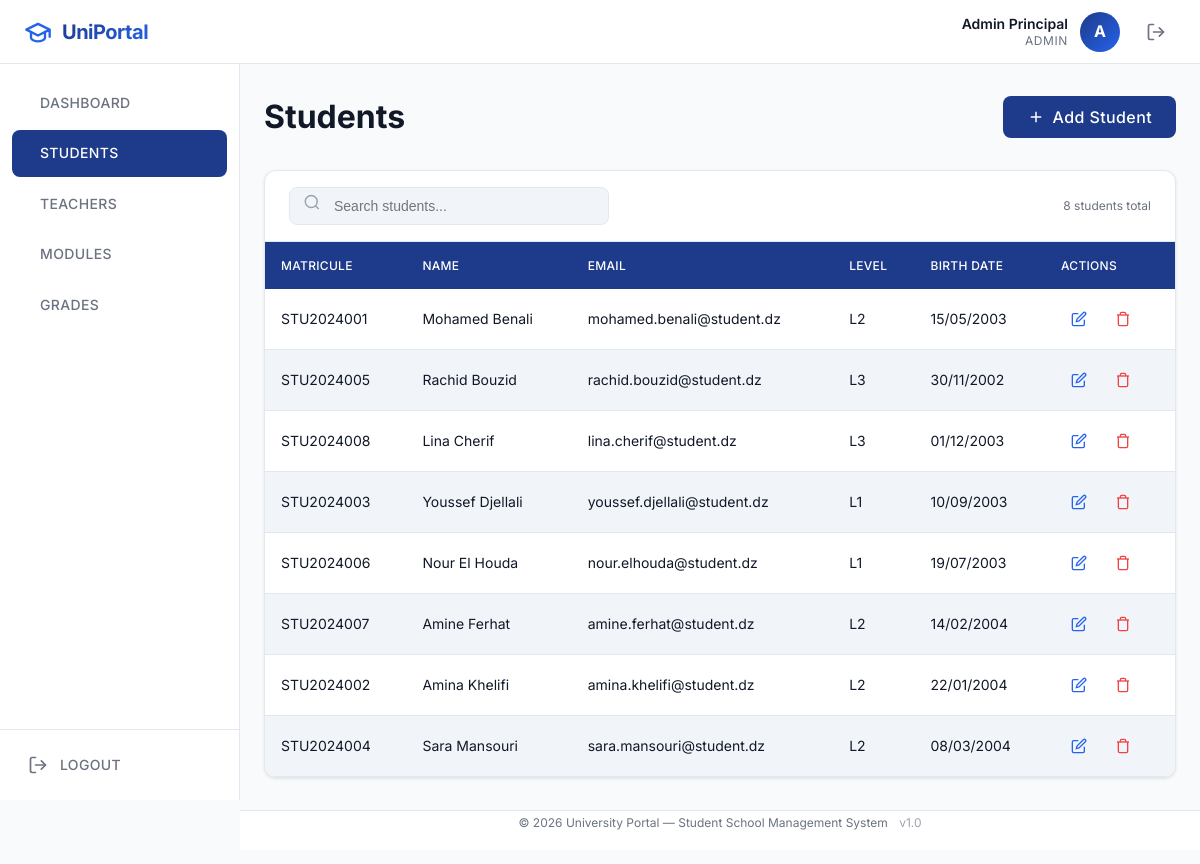
The app's page /admin/students.php (signed in) with its own data.
### tables this page shows
CREATE TABLE IF NOT EXISTS students (
    id          INT AUTO_INCREMENT PRIMARY KEY,
    matricule   VARCHAR(20)     NOT NULL UNIQUE,
    first_name  VARCHAR(100)    NOT NULL,
    last_name   VARCHAR(100)    NOT NULL,
    birth_date  DATE            NULL,
    email       VARCHAR(150)    NOT NULL UNIQUE,
    password    VARCHAR(255)    NOT NULL,
    level       VARCHAR(20)     NOT NULL DEFAULT 'L1',
    created_at  TIMESTAMP       DEFAULT CURRENT_TIMESTAMP,
    INDEX idx_student_matricule (matricule),
    INDEX idx_student_email (email),
    INDEX idx_student_level (level)
);

### includes/auth.php (called while the page is built, shortened)
<?php
function e(string $value): string
{
    return htmlspecialchars($value, ENT_QUOTES, 'UTF-8');
}

### admin/students.php (the view, shortened to what this page needs)
<?php
require_once __DIR__ . '/../includes/auth.php';
require_once __DIR__ . '/../config/database.php';
$students = $pdo->query("SELECT * FROM students ORDER BY last_name, first_name")->fetchAll();
include __DIR__ . '/../includes/header.php';
include __DIR__ . '/../includes/sidebar.php';
?>
<div class="page-header">
    <h1>Students</h1>
    <button class="btn btn-primary" onclick="openModal('student-modal')">
        <svg width="18" height="18" viewBox="0 0 24 24" fill="none" stroke="currentColor" stroke-width="2"><line x1="12" y1="5" x2="12" y2="19"/><line x1="5" y1="12" x2="19" y2="12"/></svg>
        Add Student
    </button>
</div>
<div class="table-container">
    <div class="table-toolbar">
        <div class="search-box">
            <span class="search-icon">
            </span>
            <input type="text" placeholder="Search students..." data-search-table="students-table">
        </div>
        <span class="text-small"><?php echo count($students); ?> students total</span>
    </div>
    <table id="students-table" class="responsive-table">
        <thead>
            <tr>
                <th>Matricule</th>
                <th>Name</th>
                <th>Email</th>
                <th>Level</th>
                <th>Birth Date</th>
                <th>Actions</th>
            </tr>
        </thead>
        <tbody>
            <?php if (empty($students)): ?>
                <tr><td colspan="6" class="empty-state"><p>No students found</p></td></tr>
            <?php else: ?>
                <?php foreach ($students as $s): ?>
                    <tr>
                        <td data-label="Matricule"><?php echo e($s['matricule']); ?></td>
                        <td data-label="Name"><?php echo e($s['first_name'] . ' ' . $s['last_name']); ?></td>
                        <td data-label="Email"><?php echo e($s['email']); ?></td>
                        <td data-label="Level"><?php echo e($s['level']); ?></td>
                        <td data-label="Birth Date"><?php echo $s['birth_date'] ? date('d/m/Y', strtotime($s['birth_date'])) : '—'; ?></td>
                        <td data-label="Actions">
                            <div class="action-btns">
                                <button class="btn-edit" onclick="editStudent(<?php echo htmlspecialchars(json_encode($s), ENT_QUOTES); ?>)" title="Edit">
                                    <svg width="16" height="16" viewBox="0 0 24 24" fill="none" stroke="currentColor" stroke-width="2"><path d="M11 4H4a2 2 0 0 0-2 2v14a2 2 0 0 0 2 2h14a2 2 0 0 0 2-2v-7"/><path d="M18.5 2.5a2.121 2.121 0 0 1 3 3L12 15l-4 1 1-4 9.5-9.5z"/></svg>
                                </button>
                                <form method="POST" id="delete-student-<?php echo $s['id']; ?>" style="display:inline;">
                                    <button type="button" class="btn-delete" onclick="confirmDelete('Delete this student? All their grades will also be removed.', 'delete-student-<?php echo $s['id']; ?>')" title="Delete">
                                        <svg width="16" height="16" viewBox="0 0 24 24" fill="none" stroke="currentColor" stroke-width="2"><polyline points="3 6 5 6 21 6"/><path d="M19 6v14a2 2 0 0 1-2 2H7a2 2 0 0 1-2-2V6m3 0V4a2 2 0 0 1 2-2h4a2 2 0 0 1 2 2v2"/></svg>
                                    </button>
                                </form>
                            </div>
                        </td>
                    </tr>
                <?php endforeach; ?>
            <?php endif; ?>
        </tbody>
    </table>
</div>
<?php include __DIR__ . '/../includes/footer.php'; ?>

### assets/css/style.css (style rules this page uses)
:root { --primary: #1e3a8a; --secondary: #2563eb; --bg: #f8fafc; --text: #111827; --success: #22c55e; --danger: #ef4444; --white: #ffffff; --gray-100: #f1f5f9; --gray-200: #e2e8f0; --gray-400: #9ca3af; --gray-500: #6b7280; --primary-80: rgba(30, 58, 138, 0.8); --header-h: 64px; --sidebar-w: 240px; --footer-h: 40px; --radius: 8px; --radius-lg: 12px; --z-header: 1000; --z-sidebar: 900; --z-modal: 2000; --z-toast: 2500; --shadow-sm: 0 1px 3px rgba(0,0,0,0.1); --shadow-md: 0 4px 12px rgba(0,0,0,0.12); --shadow-lg: 0 10px 30px rgba(0,0,0,0.15); --transition: 0.3s ease; }
*, *::before, *::after { margin: 0; padding: 0; box-sizing: border-box; }
html { font-size: 16px; scroll-behavior: smooth; }
body { font-family: 'Inter', Arial, sans-serif; color: var(--text); background: var(--bg); line-height: 1.6; min-height: 100vh; -webkit-font-smoothing: antialiased; -moz-osx-font-smoothing: grayscale; }
h1 { font-size: 32px; font-weight: 700; line-height: 1.3; margin-bottom: 16px; }
small, .text-small { font-size: 12px; color: var(--gray-500); }
.page-header { display: flex; align-items: center; justify-content: space-between; flex-wrap: wrap; gap: 16px; margin-bottom: 32px; }
.page-header h1 { margin-bottom: 0; }
.btn { display: inline-flex; align-items: center; justify-content: center; gap: 8px; padding: 12px 24px; border: none; border-radius: var(--radius); font-family: inherit; font-size: 16px; font-weight: 500; letter-spacing: 0.025em; cursor: pointer; transition: all var(--transition); line-height: 1; text-decoration: none; }
.btn-primary { background: var(--primary); color: var(--white); }
.table-container { background: var(--white); border: 1px solid var(--gray-200); border-radius: var(--radius-lg); overflow: hidden; box-shadow: var(--shadow-sm); }
.table-toolbar { display: flex; align-items: center; justify-content: space-between; flex-wrap: wrap; gap: 16px; padding: 16px 24px; border-bottom: 1px solid var(--gray-200); }
table { width: 100%; border-collapse: collapse; font-size: 14px; }
thead th { background: var(--primary); color: var(--white); font-weight: 500; text-align: left; padding: 14px 16px; white-space: nowrap; letter-spacing: 0.025em; text-transform: uppercase; font-size: 12px; }
tbody td { padding: 12px 16px; border-bottom: 1px solid var(--gray-200); vertical-align: middle; }
tbody tr:nth-child(even) { background: var(--gray-100); }
.action-btns { display: flex; gap: 8px; align-items: center; }
.btn-edit, .btn-delete { width: 36px; height: 36px; border-radius: 50%; border: none; cursor: pointer; display: inline-flex; align-items: center; justify-content: center; transition: all var(--transition); background: transparent; }
.btn-edit { color: var(--secondary); }
.btn-delete { color: var(--danger); }
.search-box { position: relative; max-width: 320px; flex: 1; }
.search-box input { width: 100%; padding: 10px 16px 10px 44px; border: 1px solid var(--gray-200); border-radius: var(--radius); font-size: 14px; background: var(--gray-100); transition: all var(--transition); }
.search-box .search-icon { position: absolute; left: 14px; top: 50%; transform: translateY(-50%); color: var(--gray-400); pointer-events: none; }

### records on screen
students: matricule "STU2024001", first_name+last_name "Mohamed Benali", email "mohamed.benali@student.dz", level "L2", birth_date "15/05/2003"
students: matricule "STU2024005", first_name+last_name "Rachid Bouzid", email "rachid.bouzid@student.dz", level "L3", birth_date "30/11/2002"
students: matricule "STU2024008", first_name+last_name "Lina Cherif", email "lina.cherif@student.dz", level "L3", birth_date "01/12/2003"
students: matricule "STU2024003", first_name+last_name "Youssef Djellali", email "youssef.djellali@student.dz", level "L1", birth_date "10/09/2003"
students: matricule "STU2024006", first_name+last_name "Nour El Houda", email "nour.elhouda@student.dz", level "L1", birth_date "19/07/2003"
students: matricule "STU2024007", first_name+last_name "Amine Ferhat", email "amine.ferhat@student.dz", level "L2", birth_date "14/02/2004"
students: matricule "STU2024002", first_name+last_name "Amina Khelifi", email "amina.khelifi@student.dz", level "L2", birth_date "22/01/2004"
students: matricule "STU2024004", first_name+last_name "Sara Mansouri", email "sara.mansouri@student.dz", level "L2", birth_date "08/03/2004"

### other values on screen
$userName "Admin Principal"
$userRole "ADMIN"
substr($userName, 0, 1) "A"
$item['label'] "DASHBOARD"
$item['label'] "STUDENTS"
$item['label'] "TEACHERS"
$item['label'] "MODULES"
$item['label'] "GRADES"
count($students) "8"
